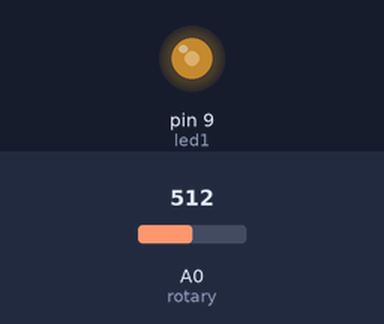
This sketch was run on a simulated Arduino Uno, built with avr-gcc and run on an emulated ATmega328P. Shown: output pins drawn as LEDs (lit = HIGH). The test bench sets the inputs (shaded band); at power-on: A0 (rotary) = 512.

Above: at 1.2 s.
1.3 s: A0 (rotary) set to 716
At 1.9 s:
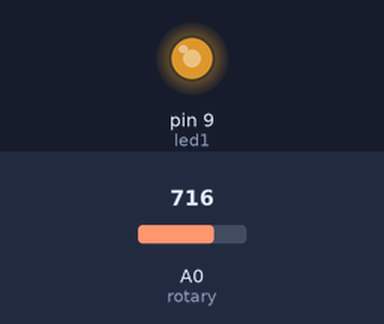
2.8 s: A0 (rotary) set to 900
At 4.0 s:
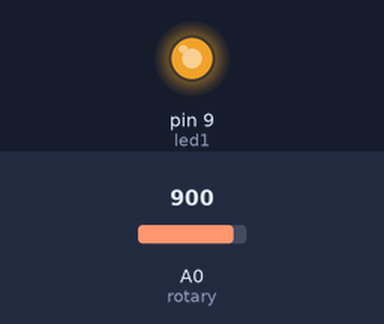
4.3 s: A0 (rotary) set to 122
At 5.4 s:
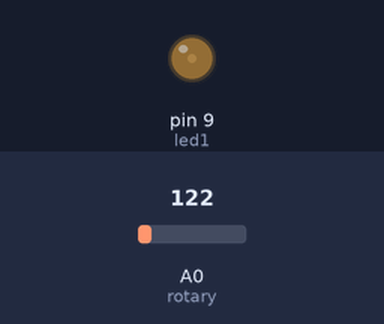
5.8 s: A0 (rotary) set to 0
At 6.5 s:
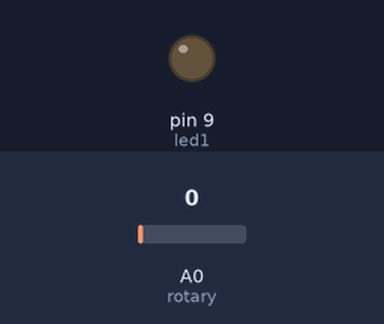
7.3 s: A0 (rotary) set to 511
At 7.7 s:
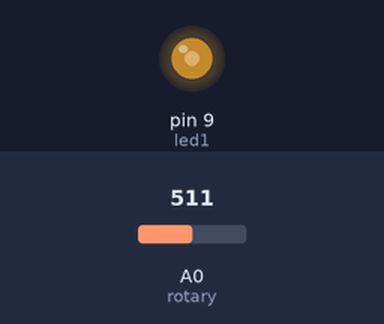
Timing chart, 0 to 9.8 s (numbered marks = the images above; inputs shaded):
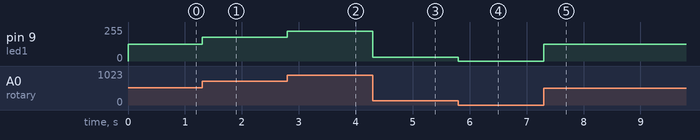

Measured:
- after the input at 1.3 s, pin 9 (led1): 127/255 → 178/255 at once
- after the input at 2.8 s, pin 9 (led1): 178/255 → 224/255 at once
- after the input at 4.3 s, pin 9 (led1): 224/255 → 30/255 at once
- after the input at 5.8 s, pin 9 (led1): 30/255 → 0/255 at once
- after the input at 7.3 s, pin 9 (led1): 0/255 → 127/255 at once

The sketch:

analogIO.ino
```cpp
// INPUT
# define rotary A0
// OUTPUT
# define led1 9

void setup() {
  // define pin modes
  pinMode(rotary, INPUT);
  pinMode(led1, OUTPUT);

  // Serial communication
  Serial.begin(9600);
}

void loop() {
  // read rotary value (0-1023)
  int rotValue = analogRead(rotary);
  //Serial.println(rotValue);

  // calculate and write LED intensity (PWM)
  int intensity = map(rotValue, 0, 1023, 0, 255);
  analogWrite(led1, intensity);
}
```
